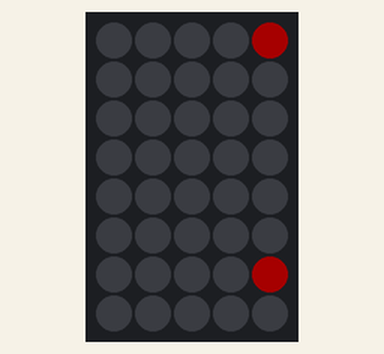
Recording of a sketch running on a simulated Arduino Uno, built with avr-gcc and run on an emulated ATmega328P. On the bench: 5×8 RGB LED matrix (first LED top left, wired row by row). Dim RGB values are drawn brighter than linear.

Above: at 0.27 s.
At 3.61 s:
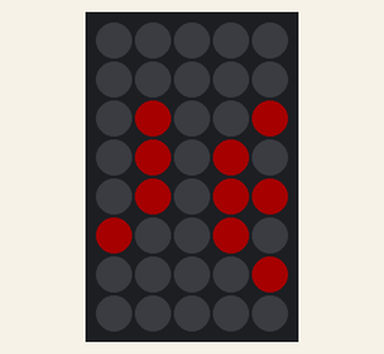
At 6.97 s:
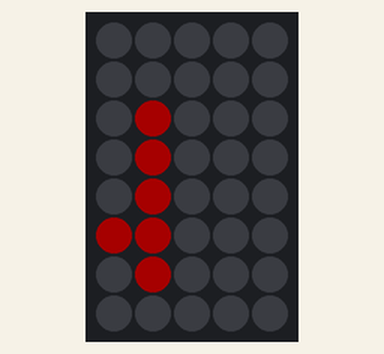
At 14.3 s:
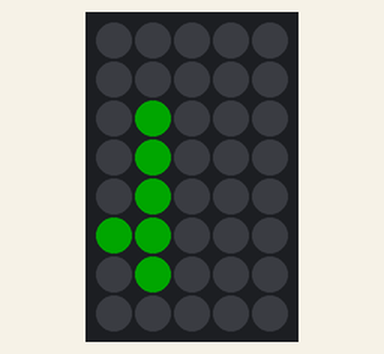
At 27.16 s:
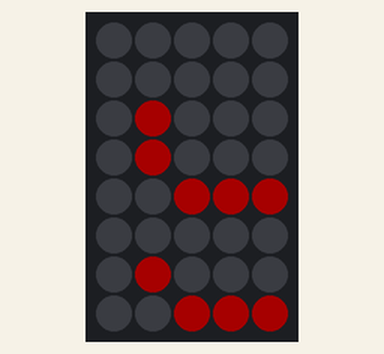
At 39.84 s:
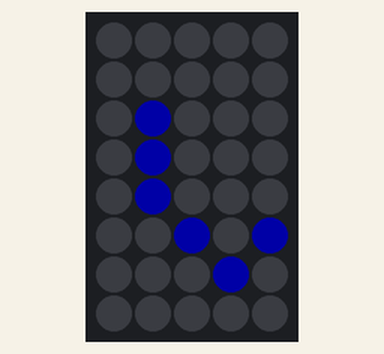

The sketch:

matrixtest.ino
```cpp
// Adafruit_NeoMatrix example for single NeoPixel Shield.
// Scrolls 'Howdy' across the matrix in a portrait (vertical) orientation.

#include <Adafruit_GFX.h>
#include <Adafruit_NeoMatrix.h>
#include <Adafruit_NeoPixel.h>
#ifndef PSTR
 #define PSTR // Make Arduino Due happy
#endif

#define PIN 6

// MATRIX DECLARATION:
// Parameter 1 = width of NeoPixel matrix
// Parameter 2 = height of matrix
// Parameter 3 = pin number (most are valid)
// Parameter 4 = matrix layout flags, add together as needed:
//   NEO_MATRIX_TOP, NEO_MATRIX_BOTTOM, NEO_MATRIX_LEFT, NEO_MATRIX_RIGHT:
//     Position of the FIRST LED in the matrix; pick two, e.g.
//     NEO_MATRIX_TOP + NEO_MATRIX_LEFT for the top-left corner.
//   NEO_MATRIX_ROWS, NEO_MATRIX_COLUMNS: LEDs are arranged in horizontal
//     rows or in vertical columns, respectively; pick one or the other.
//   NEO_MATRIX_PROGRESSIVE, NEO_MATRIX_ZIGZAG: all rows/columns proceed
//     in the same order, or alternate lines reverse direction; pick one.
//   See example below for these values in action.
// Parameter 5 = pixel type flags, add together as needed:
//   NEO_KHZ800  800 KHz bitstream (most NeoPixel products w/WS2812 LEDs)
//   NEO_KHZ400  400 KHz (classic 'v1' (not v2) FLORA pixels, WS2811 drivers)
//   NEO_GRB     Pixels are wired for GRB bitstream (most NeoPixel products)
//   NEO_RGB     Pixels are wired for RGB bitstream (v1 FLORA pixels, not v2)


// Example for NeoPixel Shield.  In this application we'd like to use it
// as a 5x8 tall matrix, with the USB port positioned at the top of the
// Arduino.  When held that way, the first pixel is at the top right, and
// lines are arranged in columns, progressive order.  The shield uses
// 800 KHz (v2) pixels that expect GRB color data.
Adafruit_NeoMatrix matrix = Adafruit_NeoMatrix(5, 8, PIN,
  NEO_MATRIX_TOP     + NEO_MATRIX_RIGHT +
  NEO_MATRIX_COLUMNS + NEO_MATRIX_PROGRESSIVE,
  NEO_GRB            + NEO_KHZ800);
static uint8_t __attribute__ ((progmem)) heart1_bmp[]={0x00, 0x0E, 0x11, 0x21, 0x42, 0x21, 0x11, 0x0E};
static uint8_t __attribute__ ((progmem)) heart2_bmp[]={0x00, 0x0E, 0x1F, 0x3F, 0x7E, 0x3F, 0x1F, 0x0E};

const uint16_t colors[] = {
  matrix.Color(255, 0, 0), matrix.Color(0, 255, 0), matrix.Color(0, 0, 255) };

void setup() {
  matrix.begin();
  matrix.setTextWrap(false);
  matrix.setBrightness(40);
  matrix.setTextColor(colors[0]);
}

int x    = matrix.width();
int pass = 0;

void loop() {
  String text = "I Love you";  // Your ouput text here
  int totalShifts = (text.length() *6);   // Total shifts needed
  matrix.fillScreen(0);
  matrix.setCursor(x, 0);
  matrix.print((text));
  if(--x < -totalShifts) {
    x = matrix.width();
    if(++pass >= 3) pass = 0;
    matrix.setTextColor(colors[pass]);
  }
  matrix.show();
  delay(100);
  //matrix.drawBitmap(x, 0, heart1_bmp, 5, 8, 1);
  //delay(1000);
}
```
